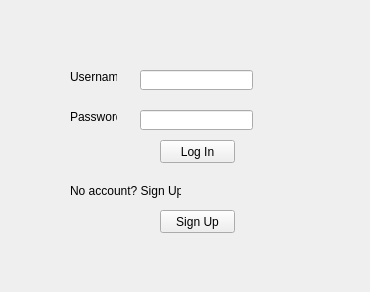
<?xml version="1.0" encoding="UTF-8"?>
<ui version="4.0">
 <class>LogInWindow</class>
 <widget class="QWidget" name="LogInWindow">
  <property name="geometry">
   <rect>
    <x>0</x>
    <y>0</y>
    <width>370</width>
    <height>292</height>
   </rect>
  </property>
  <property name="windowTitle">
   <string>PassionEAT Log In</string>
  </property>
  <property name="windowIcon">
   <iconset>
    <normaloff>icons/store.png</normaloff>icons/store.png</iconset>
  </property>
  <widget class="QLabel" name="UsernameL">
   <property name="geometry">
    <rect>
     <x>70</x>
     <y>70</y>
     <width>47</width>
     <height>13</height>
    </rect>
   </property>
   <property name="text">
    <string>Username</string>
   </property>
  </widget>
  <widget class="QLabel" name="PasswordL">
   <property name="geometry">
    <rect>
     <x>70</x>
     <y>110</y>
     <width>47</width>
     <height>13</height>
    </rect>
   </property>
   <property name="text">
    <string>Password</string>
   </property>
  </widget>
  <widget class="QLineEdit" name="UsernameInput">
   <property name="geometry">
    <rect>
     <x>140</x>
     <y>70</y>
     <width>113</width>
     <height>20</height>
    </rect>
   </property>
  </widget>
  <widget class="QLineEdit" name="PasswordInput">
   <property name="geometry">
    <rect>
     <x>140</x>
     <y>110</y>
     <width>113</width>
     <height>20</height>
    </rect>
   </property>
  </widget>
  <widget class="QPushButton" name="LogIn">
   <property name="geometry">
    <rect>
     <x>160</x>
     <y>140</y>
     <width>75</width>
     <height>23</height>
    </rect>
   </property>
   <property name="text">
    <string>Log In</string>
   </property>
  </widget>
  <widget class="QPushButton" name="SignUp">
   <property name="geometry">
    <rect>
     <x>160</x>
     <y>210</y>
     <width>75</width>
     <height>23</height>
    </rect>
   </property>
   <property name="text">
    <string>Sign Up</string>
   </property>
  </widget>
  <widget class="QLabel" name="NA">
   <property name="geometry">
    <rect>
     <x>70</x>
     <y>180</y>
     <width>111</width>
     <height>21</height>
    </rect>
   </property>
   <property name="text">
    <string>No account? Sign Up:</string>
   </property>
  </widget>
 </widget>
 <resources/>
 <connections/>
</ui>
